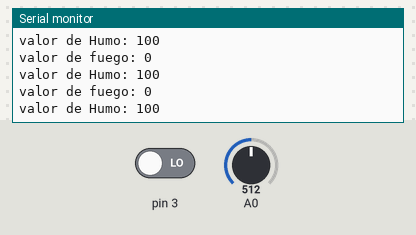
A sketch run on a simulated Arduino Uno, built with avr-gcc and run on an emulated ATmega328P. Parts: the last lines printed to the serial monitor. Inputs (shaded band) come from the test bench; at power-on: A0 = 512, pin 3 LOW. EEPROM starts erased.

Above: at 1.2 s.
1.3 s: A0 set to 521
At 2.2 s:
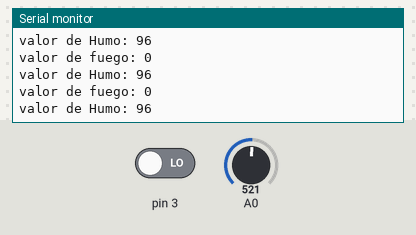
10.3 s: A0 set to 921
At 10.8 s:
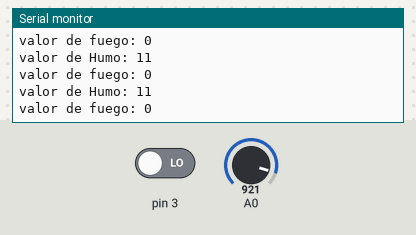
13.3 s: A0 set to 940
At 13.9 s:
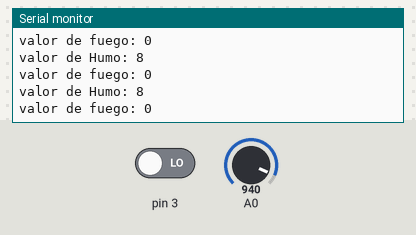
Timing chart, 0 to 16.3 s (numbered marks = the images above; inputs shaded):
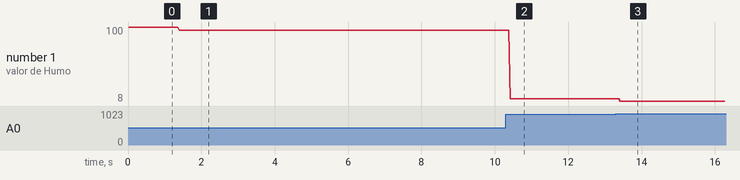

Measured:
- after the input at 1.3 s, the serial monitor: prints a new line after 0.10 s (image 1)
- after the input at 10.3 s, the serial monitor: prints a new line after 0.11 s (image 2)
- after the input at 13.3 s, the serial monitor: prints a new line after 0.12 s (image 3)
- plotted number 1: 100 → 96 after the input at 1.3 s, 96 → 11 after the input at 10.3 s, 11 → 8 after the input at 13.3 s

The sketch:

robomber.ino
```cpp
#include <EEPROM.h> //incluir libreria

const int FUEGO = 0;
const int HUMO = 1;
int obtenerEstado(int posicion, int tipo){
  int pos = (posicion*2)+ tipo;
  int respuesta = EEPROM.read (pos);
  return respuesta;
}
void definirEstado(int posicion, int tipo, int valor){
  int pos = (posicion*2)+ tipo;
  EEPROM.write (pos, valor);
}
int obtenerHumo (){
  int valorHumo = analogRead(A0);
 float sensor_volt;
  float RS_gas; // Get value of RS in a GAS
  sensor_volt=(float)valorHumo/1024*5.0;
  RS_gas = (5.0-sensor_volt)/sensor_volt;
  RS_gas = RS_gas*100;
return RS_gas;
}

void setup() {
  // put your setup code here, to run once:
Serial.begin(9600);
}

void loop() {

int valorFuego = digitalRead(3);
int valorHumo = obtenerHumo();

 definirEstado(0, FUEGO,valorFuego); //estado del cuadrante 0
 definirEstado(0,HUMO,valorHumo);
 Serial.print( "valor de fuego: ");
 Serial.println( obtenerEstado(0, FUEGO));
 Serial.print("valor de Humo: ");
 Serial.println( obtenerEstado(0,HUMO));


}
```
